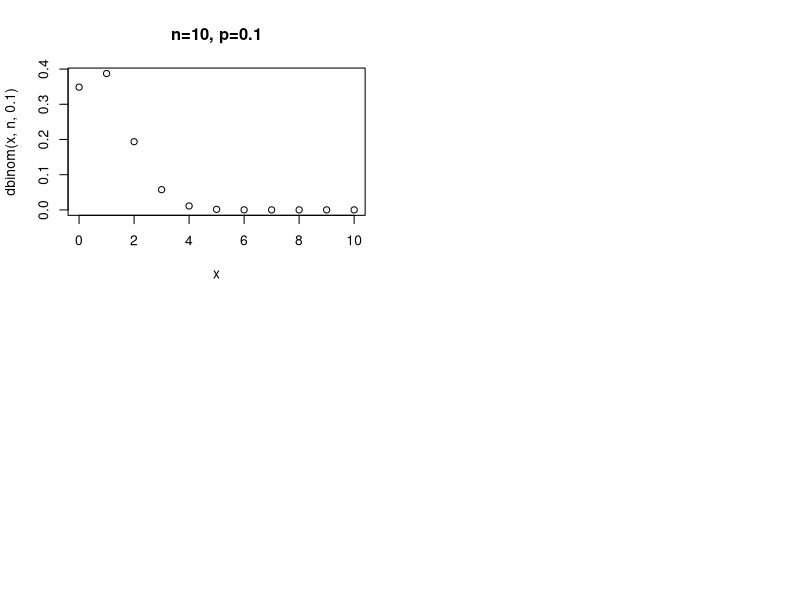

Reproduce this figure in R.
## ---- chunk 1
knitr::opts_chunk$set(echo = TRUE)
## ---- chunk 2
#Generate Binomial samples (N (# of obeservations),n (# of trials), p (success%))
rbinom(7,150,.05)
## ---- chunk 3
#### computing Binomial probabilities:

choose(25,10)*(1/6)^10 *(5/6)^15  ## formula for winning exactly 10 times
dbinom(10, 25, 1/6)               ## binomial function in R

pbinom(10, 25, 1/6)   ### at most 10 times (cdf)

## ---- chunk 4
##### Approximating Binomial Distribution#####E
#### Trail 1########
par(mfrow=c(2,2))

n=10
x=seq(0,n, by=1)
plot(x,dbinom(x,n,0.1),main = "n=10, p=0.1", xlim=c(0,10))
## ---- chunk 5
#probablilty it takes more than 7 rolls of a dice to roll a 6
pgeom(7, 1/6)
## ---- chunk 6
#A couple really wants to have a girl child. They will continue to have babies until they get a girl and then stop. It is know that the chances of a girl child born to their linage is 0.4878. What is the probability that they will get a girl in their 4th trial?
dgeom(3, .4878)
## ---- chunk 7
sum(dbinom(5:8, size = 1000, prob = (1/200)))
1 - pbinom(7, size = 1000, prob = (1/200))
